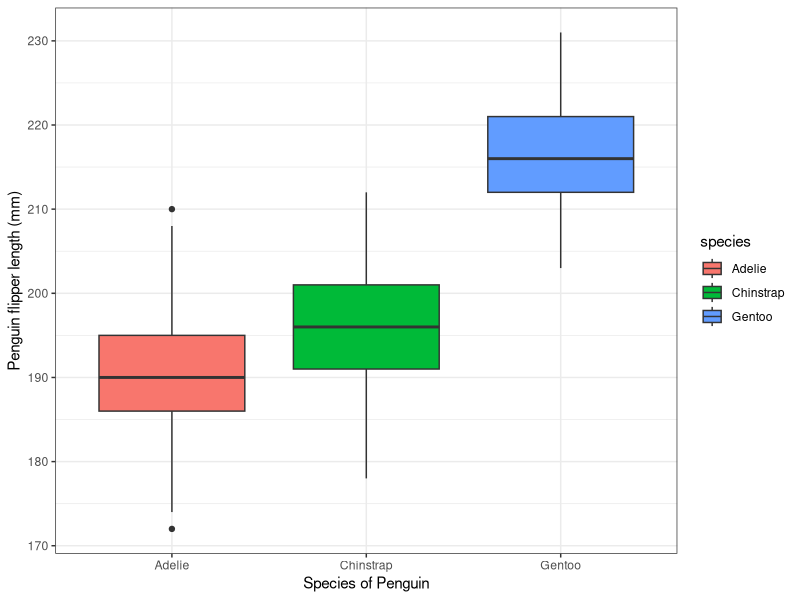

Generate this figure with R:
## ---- chunk 1
knitr::opts_chunk$set(echo = TRUE,
                      message = FALSE,
                      warning = FALSE)
## ---- chunk 2
library(palmerpenguins)
library(tidyverse)
library(here)
library(ggplot2)
install.packages("kableExtra")
library(kableExtra)
## ---- chunk 3
glimpse(penguins)
## ---- chunk 4
library(ggplot2)
library(palmerpenguins)
penguins %>%
  ggplot(aes(x = species,
             y = flipper_length_mm,
             fill = species)) +
  geom_boxplot() +
  labs(x = "Species of Penguin",
       y = "Penguin flipper length (mm)") +
  theme_bw()
## ---- chunk 5
penguins%>%
  group_by(species) %>%
  summarise(billmean = mean(bill_length_mm, na.rm = TRUE)) %>%
  kbl() %>% #make it a kable table
  kable_classic()%>%
  row_spec(2, bold = T, color = "white", background = "red") %>%
  kable_styling(full_width = FALSE)
